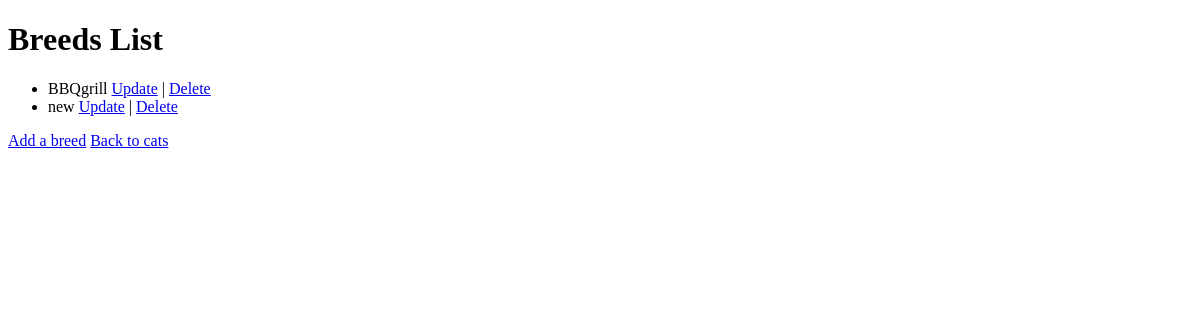
The app's page /cats/view_breeds/, older data.
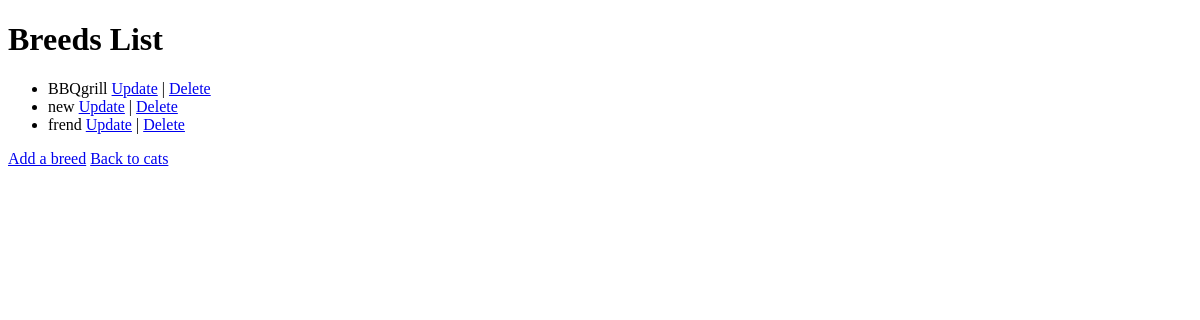
The same page, newer data.
### cats/models.py (models this page shows, shortened)
class Breed(models.Model):
	name = models.CharField(max_length= 200, validators=[MinLengthValidator(2, "Breed must be greater than 1 character")])

### cats/views.py (the view)
# urls.py: path('view_breeds/', views.BreedListView.as_view(), name='breedView'),
class BreedListView(ListView):
	model = Breed
	context_object_name = 'Breed_list'
	def get_context_data(self, **kwargs):
		context = super().get_context_data(**kwargs)
		return context

### cats/Templates/cats/breed_list.html (shortened to what this page needs)
<!DOCTYPE html>
<html>
<head>
</head>
<body>
<h1>Breeds List</h1>
<ul>
	{% for mybreed in Breed_list %}
	<li>{{ mybreed.name }}	<a href="{% url 'updating'  mybreed.pk %}">Update</a> | <a href="{%  url 'deleting' mybreed.pk %}">Delete</a></li>
	{% endfor %}
</ul>
<a href="{%url 'create'%}">Add a breed</a>
<a href="{%url 'index'%}">Back to cats</a>
</body>
</html>

Row changes from the older to the newer data that the page shows:
added Breed: name "frend"
